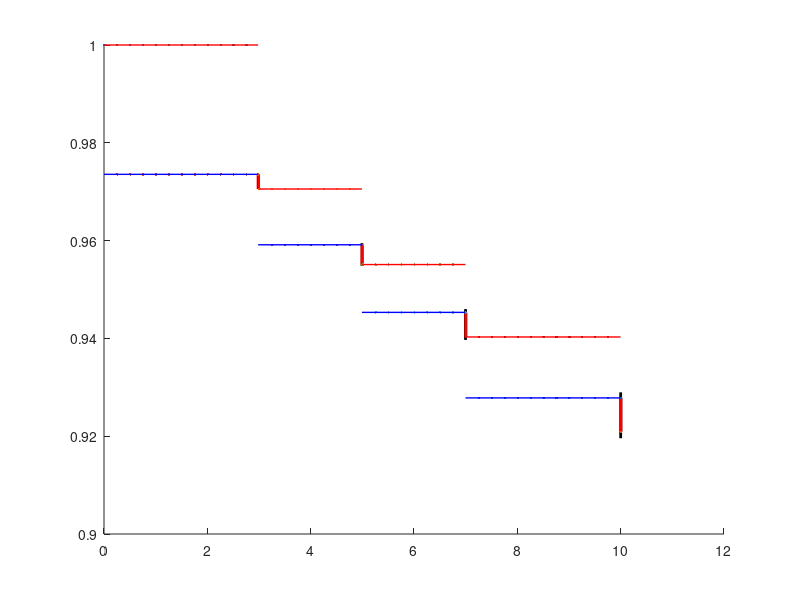

Write MATLAB code to recreate this figure.
%% Plot Survival distr function for a Gamma-Levy OU intensity model
% mean-reversion parameter is a piecewise-constant function of time


bp = 0.0001;

%Lambda is fixed at 1/Taille_Saut
Taille_Saut = 1*bp;
lambda = 1/Taille_Saut;

% definition grille a (vitesse retour moyenne) et grille c
nb_a = 2;
nb_s = 10; %nb sigma param

min_a = 0.01;
max_a = 2;
pas_a = (max_a-min_a)/nb_a;

min_s = 0.2;
max_s = 2;
pas_s = (max_s-min_s)/nb_s;

a = min_a:pas_a:max_a
s = min_s:pas_s:max_s

a = [1];
s = [1];

Size_a = size(a,2);
Size_s = size(s,2);



%% Assumption on recovery rate and interest rate
Recovery = 0.40;
Interest = 0.03;
%Interest = 0;

Intensity_model = 1; %CIR model

%%  Bootstrap procedure
load('CDX9_17_Dec_2007.mat'); %Load Index_data containing all relevant information regarding this date
% and in particular CDS spreads of all consituents at different pillars

toDate = Index_data.Today;                                   % today
coupDate = Index_data.coupDate;                             % first coupon payment date
Pillars = Index_data.CDS_Pillars;

Index_AIG = 5;
CDS_spreads_AIG = bp*Index_data.CDS_Spreads(Index_AIG,:)

nb_x0 = 10;
First_Int_Approx = CDS_spreads_AIG(1)/(1-Recovery)
min_x0 = 0.01*First_Int_Approx
max_x0 = 2.5*First_Int_Approx;
pas_x0 = (max_x0-min_x0)/nb_x0;
x0 = min_x0:pas_x0:max_x0

%x0 = First_Int_Approx;
Size_x0 = size(x0,2);

Nb_pillars = size(Pillars, 1);

%Convert cell vector of dates pillars into vectors of real number t_pillars
%corresponding to lengths between today and pillars dates 
t_pillars = zeros(Nb_pillars, 1);
for i=1:Nb_pillars
    t_pillars(i) = (datenum(Pillars(i),'dd-mmm-yyyy')-datenum(toDate,'dd-mmm-yyyy'))/365;
end


CDS_market_spreads = CDS_spreads_AIG';


%% Computation of Large AOA Bounds


% Construction of matrix p and t_sched

dz = 0.25;  %length in years bewteen two premium payment dates
p = zeros(Nb_pillars+1,1);
p(1,1) = 1;
t_sched = cell(Nb_pillars);
Period_length = cell(Nb_pillars);

for i=1:Nb_pillars
    matDate = Pillars(i,1);
    coupon2mat = (datenum(matDate,'dd-mmm-yyyy')-datenum(coupDate,'dd-mmm-yyyy'))/365;
    dz1 = (datenum(coupDate,'dd-mmm-yyyy')-datenum(toDate,'dd-mmm-yyyy'))/365;
    T = dz1 + dz*round(coupon2mat/dz);
    t_sched_temp = (dz1:dz:T)';
    t_sched_temp(end) = t_pillars(i);
    t_sched{i} = t_sched_temp;    
    Period_length{i} = diff([0;t_sched{i}]);
    p(i+1,1) = length(t_sched{i});
end



% Construction of matrix K
K = zeros(Nb_pillars,Nb_pillars);
for i = 1:Nb_pillars
    S_i = CDS_spreads_AIG(i) + (1-Recovery)*Interest
    t_sched_temp = t_sched{i};
    Period_length_temp = Period_length{i};
    for j = 1:i  
        Periods = Period_length_temp(p(j):(p(j+1)-1));
        Times = t_sched_temp(p(j):(p(j+1)-1));
        Discount = exp(-Interest*Times);
        K(i,j) = S_i*Periods'*Discount;      
    end
end
%K    

% Construction of matrix J
J = zeros(Nb_pillars,1);
for i = 1:Nb_pillars
   S_i_pi = CDS_spreads_AIG(i) + (1-Recovery)*Interest;
   t_sched_temp = t_sched{i};
   Period_length_temp = Period_length{i};
   T_i = t_sched_temp(p(i+1));
   %Period_length(p(i+1))
   J(i) = (Period_length_temp(p(i+1))*S_i_pi + (1-Recovery))*exp(-Interest*T_i);
end

% Construction des bornes AOA larges 
Bounds_Large = zeros(Nb_pillars,2);
Bounds_Sharp = zeros(Nb_pillars,2);

%P_min pour T1
Bounds_Large(1,1) = (1-Recovery-K(1,1))/J(1);
Bounds_Sharp(1,1) = (1-Recovery-K(1,1))/J(1);
%P_max pour T1
Bounds_Large(1,2) = (1-Recovery)/(J(1)+K(1,1));
Bounds_Sharp(1,2) = (1-Recovery)/(J(1)+K(1,1));

hold on;
eps = 0.01;
t_sched_temp = t_sched{1};
T_1 = t_sched_temp(p(1+1));
line([T_1 T_1], [Bounds_Large(1,1) Bounds_Large(1,2)],'LineWidth',2, 'Color', 'k')
line([T_1+eps T_1+eps], [Bounds_Sharp(1,1) Bounds_Sharp(1,2)],'LineWidth',2, 'Color', 'r')

Index_between_1 = p(1):(p(2)-1);
Size_P_extreme_1 = size(Index_between_1);  
P_extreme_1 = ones(Size_P_extreme_1)';
scatter(t_sched_temp(Index_between_1), P_extreme_1, '.r' );

T_i_minus_1 = 0;
line([T_i_minus_1 T_1], [1 1],'LineWidth',1, 'Color', 'r')  

Index_between_2 = (p(1)+1):p(2);
Size_P_extreme_2 = size(Index_between_2);  
P_extreme_2 = Bounds_Sharp(1,2)*ones(Size_P_extreme_2)';
scatter(t_sched_temp(Index_between_2), P_extreme_2, '.b' )

T_i_minus_1 = 0;
line([T_i_minus_1 T_1], [Bounds_Sharp(1,2) Bounds_Sharp(1,2)],'LineWidth',1, 'Color', 'b')


% TEST
% B1 = (1-Recovery-K(1,1))
 t_sched_temp = t_sched{1};
 Period_length_temp = Period_length{1};
 p1 = p(2);
 S_1_j = CDS_spreads_AIG(1) + (1-Recovery)*Interest;
% Times2 = Period_length_temp(1:(p1-1));
% Discount2 = exp(-Interest*t_sched_temp(1:(p1-1)));
% B2 = 1-Recovery - S_1_j*sum(Times2.*Discount2)
A1 = J(1)
A2 = (Period_length_temp(end)*S_1_j + (1-Recovery))*exp(-Interest*t_sched_temp(end))



for i=2:Nb_pillars
%for i=2:2        
    
    %Min : large bounds approach
    Bounds_Large(i,1) = (1-Recovery - K(i,1) - K(i,2:i)*Bounds_Large(1:(i-1),2))/J(i);
    
    %Max : large bounds approach
    Bounds_Large(i,2) = (1-Recovery - K(i,1:(i-1))*Bounds_Large(1:(i-1),1))/(J(i)+K(i,i));
  
    %Min : large bounds approach
    Bounds_Sharp(i,1) = (1-Recovery - K(i,1) - K(i,2:i)*Bounds_Sharp(1:(i-1),1))/J(i);
    %Max : large bounds approach
    Bounds_Sharp(i,2) = (1-Recovery - K(i,1:(i-1))*Bounds_Sharp(1:(i-1),2))/(J(i)+K(i,i));    
    
    t_sched_temp = t_sched{i};
    T_i = t_sched_temp(p(i+1));
    line([T_i T_i], [Bounds_Large(i,1) Bounds_Large(i,2)],'LineWidth',2, 'Color', 'k')
    line([T_i+eps T_i+eps], [Bounds_Sharp(i,1) Bounds_Sharp(i,2)],'LineWidth',2, 'Color', 'r')
    
    
    Index_between_1 = p(i):(p(i+1)-1);
    Size_P_extreme_1 = size(Index_between_1);  
    P_extreme_1 = Bounds_Sharp(i-1,1)*ones(Size_P_extreme_1)';
    scatter(t_sched_temp(Index_between_1), P_extreme_1, '.r' );
    
    T_i_minus_1 = t_pillars(i-1);
    line([T_i_minus_1 T_i], [Bounds_Sharp(i-1,1) Bounds_Sharp(i-1,1)],'LineWidth',1, 'Color', 'r')  
    

    Index_between_2 = (p(i)+1):p(i+1);
    Size_P_extreme_2 = size(Index_between_2);  
    P_extreme_2 = Bounds_Sharp(i,2)*ones(Size_P_extreme_2)';
    scatter(t_sched_temp(Index_between_2), P_extreme_2, '.b' )
    
    T_i_minus_1 = t_pillars(i-1);
    line([T_i_minus_1 T_i], [Bounds_Sharp(i,2) Bounds_Sharp(i,2)],'LineWidth',1, 'Color', 'b')
    
     
end
scatter(t_sched_temp(end), Bounds_Sharp(Nb_pillars,1), '.r' )


%
% hax=axes; 
% T1 = 3; %your point goes here 
% line([T1 T1],get(hax,'YLim'))
% T2 = 5;
% line([T2 T2],get(hax,'YLim'))






    

   